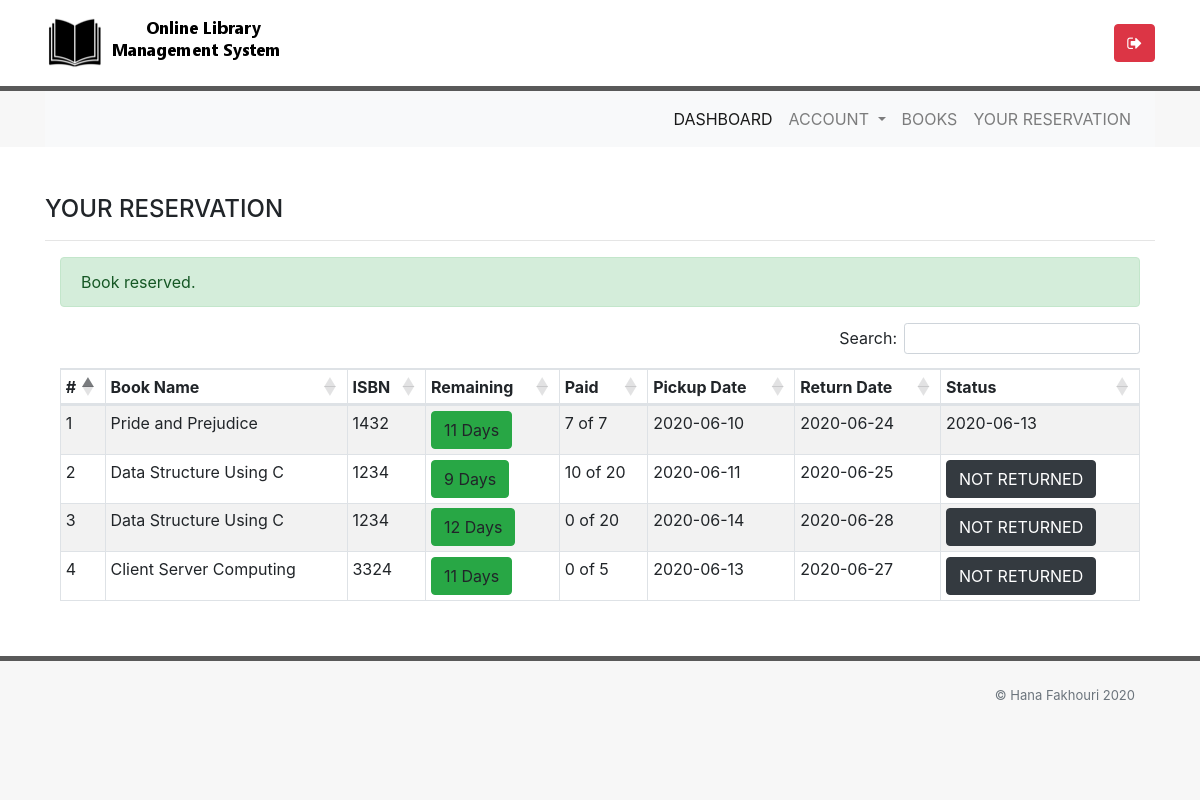
The page /library/reservation.php (signed in) on the database its author committed.
### tables this page shows
CREATE TABLE IF NOT EXISTS `reservation` (
  `reservationId` int(11) NOT NULL AUTO_INCREMENT,
  `bookId` int(11) NOT NULL,
  `userId` int(11) NOT NULL,
  `pickDate` date NOT NULL,
  `mustBeforeDate` date NOT NULL,
  `returnDate` date DEFAULT NULL,
  `returnStatus` int(1) DEFAULT '0',
  `pricePaid` decimal(10,0) NOT NULL DEFAULT '0',
  `remaining` varchar(10) DEFAULT NULL,
  PRIMARY KEY (`reservationId`),
  KEY `bookId` (`bookId`),
  KEY `userId` (`userId`)
);

CREATE TABLE IF NOT EXISTS `book` (
  `bookId` int(11) NOT NULL AUTO_INCREMENT,
  `bookName` varchar(120) DEFAULT NULL,
  `categoryId` int(11) DEFAULT NULL,
  `authorId` int(11) DEFAULT NULL,
  `ISBN` int(11) NOT NULL,
  `publisherName` varchar(120) DEFAULT NULL,
  `publicationYear` char(4) DEFAULT NULL,
  `bookPrice` decimal(10,0) DEFAULT NULL,
  `registrationDate` timestamp NULL DEFAULT CURRENT_TIMESTAMP,
  `updationDate` timestamp NULL DEFAULT CURRENT_TIMESTAMP ON UPDATE CURRENT_TIMESTAMP,
  `nbOfBook` int(11) DEFAULT '1',
  PRIMARY KEY (`bookId`),
  KEY `categoryId` (`categoryId`,`authorId`),
  KEY `authorId` (`authorId`)
);

### library/reservation.php (the view, shortened to what this page needs)
<?php
include("views/header1.php");
include("views/conn.php");
$query = "SELECT * FROM `reservation` WHERE userId =".$_SESSION['userId']." ";
$result = mysqli_query($link,$query);
while($row = mysqli_fetch_assoc($result)){
  $twoWeek = strtotime($row['mustBeforeDate']);
   $today = strtotime(date("Y-m-d", time()));
   $difference = $twoWeek - $today;
   $days = floor($difference/(60*60*24));
  $daysArray[$row['reservationId']] = $days;
}
  $query = "SELECT * FROM `reservation`,`book`,`user` WHERE reservation.userId =".$_SESSION['userId']." AND book.bookId = reservation.bookId AND reservation.userId = user.userId";
  $result = mysqli_query($link,$query);
 ?>
 <div class="container my-5">
   <div class="row">
     <div class="col-md-12">
       <h4>YOUR RESERVATION</h4>
       <hr/>
     </div>
   </div>
   <div class="col-md-12">
          <?php if(isset($_SESSION['successs'])){
            if($_SESSION['successs'] != ""){?>
            <div class="alert alert-success"> <?php echo $_SESSION['successs']; $_SESSION['successs'] = ""; ?> </div>
          <?php }}?>
         <div class="table-responsive">
            <table id="book_table" class="table table-striped table-bordered table-sm"  width="100%">
             <thead>
               <tr>
                 <th scope="col">#</th>
                 <th scope="col">Book Name</th>
                 <th scope="col">ISBN</th>
                 <th scope="col">Remaining</th>
                 <th scope="col">Paid</th>
                 <th scope="col">Pickup Date</th>
                 <th scope="col">Return Date</th>
                 <th scope="col">Status</th>
               </tr>
             </thead>
             <tbody>
               <?php
              $count = 1;
               while($row = mysqli_fetch_assoc($result)) {
                 ?>
                 <tr>
                  <td><?php echo $count ?></td>
                  <td><?php echo $row['bookName'] ?></td>
                  <td><?php echo $row['ISBN'] ?></td>
                  <td><?php if($row['remaining'] == NULL){
                    if(date("Y-m-d") >= $row['pickDate']){
                      if($daysArray[$row['reservationId']]<0){?>
                        <a class="btn btn-danger btn-xs"><?php echo $daysArray[$row['reservationId']]." Days" ?></a>
                    <?php }else{
                      ?><a class="btn btn-success btn-xs"><?php echo $daysArray[$row['reservationId']]." Days" ?></a>
                      <?php
                        }
                    }else{?>
                      <a class="btn btn-danger btn-xs">Not Picked up Yet</a>
                    <?php }
                }else{
                  if($row['remaining']<0){?>
                    <a class="btn btn-danger btn-xs"><?php echo $row['remaining']." Days" ?></a>
                <?php }else{
                  ?><a class="btn btn-success btn-xs"><?php echo $row['remaining']." Days" ?></a>
                  <?php
                  }
                }?></td>
                  <td><?php echo $row['pricePaid']." of ".$row['bookPrice'] ?></td>
                  <td><?php
                  $yourDateTime = $row['pickDate'];
                  echo date('Y-m-d', strtotime($yourDateTime));
                  ?></td>
                  <td><?php
                  $yourDateTime = $row['mustBeforeDate'];
                  echo date('Y-m-d', strtotime($yourDateTime));
                  ?></td>
                  <td><?php if($row['returnDate'] == NULL){ ?>
                    <button class="btn btn-dark">NOT RETURNED</button>
                    <?php  }else{
                    echo $row['returnDate'];
                  } ?></td>
                </tr>
          <?php
          $count++;
            } ?>
             </tbody>
           </table>
         </div>
 </div>
</div>
<?php include("views/footer1.php"); ?>

### library/style.css (style rules this page uses)
#book_table th, td { white-space: nowrap; }

### rows shown on the page
reservation: bookId.bookName "Pride and Prejudice", bookId.ISBN "1432", remaining "11", pricePaid "7", bookId.bookPrice "7", pickDate "2020-06-10", mustBeforeDate "2020-06-24", returnDate "2020-06-13"
reservation: bookId.bookName "Data Structure Using C", bookId.ISBN "1234", reservationId "9", pricePaid "10", bookId.bookPrice "20", pickDate "2020-06-11", mustBeforeDate "2020-06-25", shows "NOT RETURNED"
reservation: bookId.bookName "Data Structure Using C", bookId.ISBN "1234", reservationId "12", pricePaid "0", bookId.bookPrice "20", pickDate "2020-06-14", mustBeforeDate "2020-06-28", shows "NOT RETURNED"
reservation: bookId.bookName "Client Server Computing", bookId.ISBN "3324", reservationId "11", pricePaid "0", bookId.bookPrice "5", pickDate "2020-06-13", mustBeforeDate "2020-06-27", shows "NOT RETURNED"

### other values the page prints
$_SESSION['successs'] "Book reserved."
